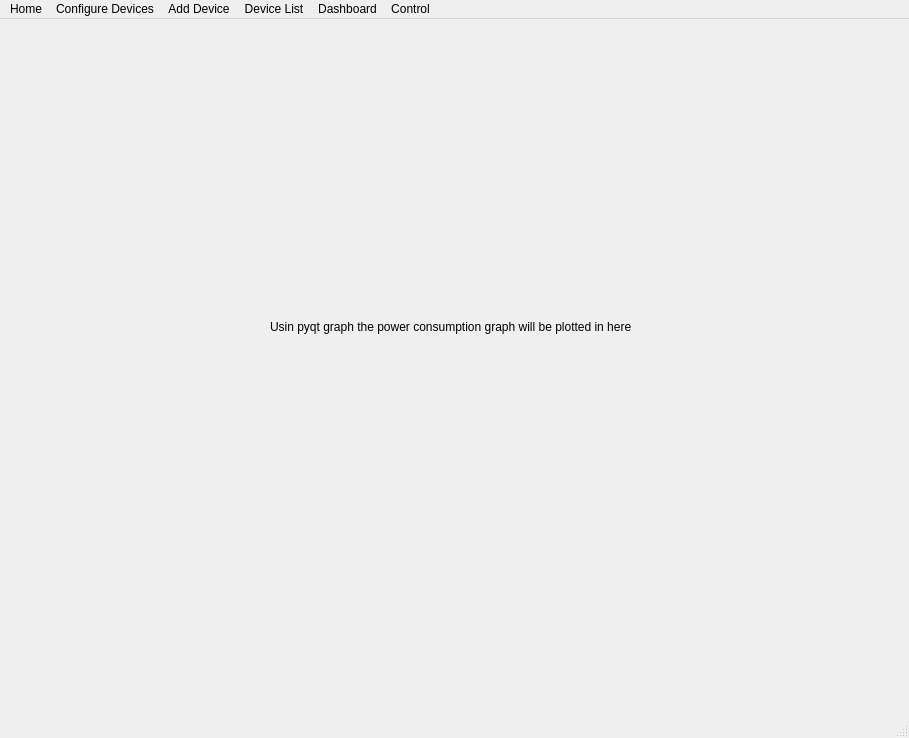
<?xml version="1.0" encoding="UTF-8"?>
<ui version="4.0">
 <class>MainWindow</class>
 <widget class="QMainWindow" name="MainWindow">
  <property name="geometry">
   <rect>
    <x>0</x>
    <y>0</y>
    <width>909</width>
    <height>738</height>
   </rect>
  </property>
  <property name="windowTitle">
   <string>MainWindow</string>
  </property>
  <widget class="QWidget" name="MainWidget">
   <widget class="QLabel" name="label">
    <property name="geometry">
     <rect>
      <x>270</x>
      <y>300</y>
      <width>521</width>
      <height>16</height>
     </rect>
    </property>
    <property name="text">
     <string>Usin pyqt graph the power consumption graph will be plotted in here</string>
    </property>
   </widget>
  </widget>
  <widget class="QMenuBar" name="menubar">
   <property name="geometry">
    <rect>
     <x>0</x>
     <y>0</y>
     <width>909</width>
     <height>26</height>
    </rect>
   </property>
   <widget class="QMenu" name="HomeMenu">
    <property name="title">
     <string>Home</string>
    </property>
   </widget>
   <widget class="QMenu" name="DeviceConfig">
    <property name="title">
     <string>Configure Devices</string>
    </property>
   </widget>
   <widget class="QMenu" name="AddDeviceMenu">
    <property name="title">
     <string>Add Device</string>
    </property>
   </widget>
   <widget class="QMenu" name="DeviceListMenu">
    <property name="title">
     <string>Device List</string>
    </property>
   </widget>
   <widget class="QMenu" name="DashboardMenu">
    <property name="title">
     <string>Dashboard</string>
    </property>
   </widget>
   <widget class="QMenu" name="ControlMenu">
    <property name="title">
     <string>Control</string>
    </property>
   </widget>
   <addaction name="HomeMenu"/>
   <addaction name="DeviceConfig"/>
   <addaction name="AddDeviceMenu"/>
   <addaction name="DeviceListMenu"/>
   <addaction name="DashboardMenu"/>
   <addaction name="ControlMenu"/>
  </widget>
  <widget class="QStatusBar" name="statusbar"/>
 </widget>
 <resources/>
 <connections/>
</ui>
